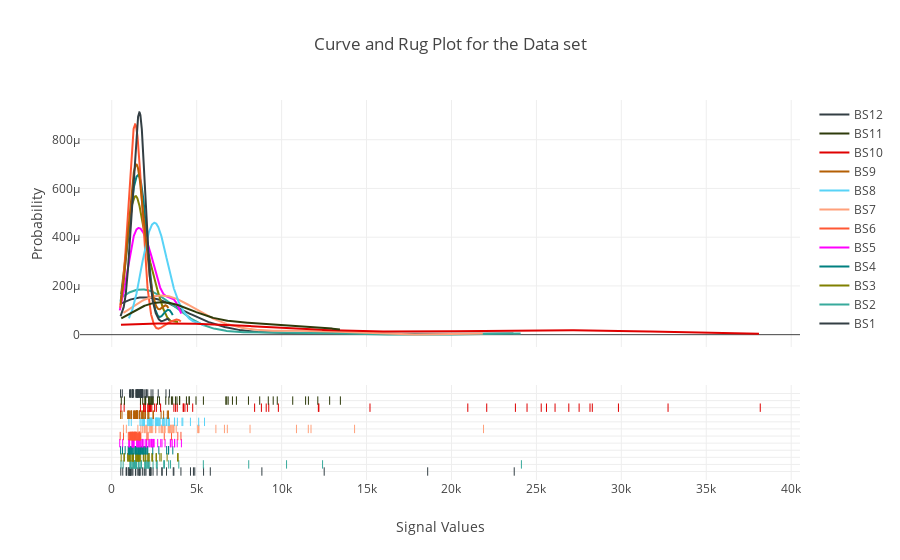

The notebook cell saved with this chart:
### Markdown cell above
As the Histogram plot shows, most of the Biosensor readings are within the range 0 and 5000. And only few biological sensors are able to record relatively high signal values (BS1,BS2,BS7,BS10,BS11). Hovering over the record will show sensors names, range of the values, and frequency for that particular value range of the sensor.

As stated only we are also interested in the discriminating capabiility of the sensor readings aside absolute value of the signal values

### Code cell
# filter out  the column 'Compounds'
MultiColumnData = OutputData.loc[:, OutputData.columns != 'Compounds'] 
                                                        

# convert each column to list and collect each accordingly    
A, B,C,D,E,F,G,H,I,J,K,L = MultiColumnData.T.values.tolist()


# collect column names
group_labels = MultiColumnData.columns.tolist()


# data for making plot. Collect each list of columns
# in a new list called hist_data
hist_data = [A, B,C,D,E,F,G,H,I,J,K,L]


# Colors to distinguish each column 
colors = ['#333F44', '#37AA9C', '#808000', '#008080', '#FF00FF',
          '#FF5733 ', '#FFA07A', '#58D3F7','#B45F04','#DF0101',
         '#2E3B0B']

# Create distplot with curve_type set to 'normal'
fig = ff.create_distplot(hist_data, group_labels, show_hist=False, colors=colors)

# Add layout
fig['layout'].update(title='Curve and Rug Plot for the Data set', xaxis = dict(
        title = 'Signal Values'
        ), yaxis = dict(
        title = 'Probability'
        ))

# Plot
offline.iplot(fig, filename='Curve and Rug')

### Figure 1 — Plotly figure (JSON) as saved in the notebook; plotly's stock layout.template omitted (floating-point values rounded to 4 significant figures; data arrays with more than 128 entries replaced by an {"elided": "..."} marker saying what was removed)
{"data": [{"legendgroup": "BS1", "marker": {"color": "#333F44"}, "mode": "lines", "name": "BS1", "showlegend": true, "type": "scatter", "uid": "7fc9c440-9ea1-11e8-be19-492bb5d509bd", "x": {"elided": "500 float values"}, "xaxis": "x", "y": {"elided": "500 float values"}, "yaxis": "y"}, {"legendgroup": "BS2", "marker": {"color": "#37AA9C"}, "mode": "lines", "name": "BS2", "showlegend": true, "type": "scatter", "uid": "7fc9c56c-9ea1-11e8-be19-492bb5d509bd", "x": {"elided": "500 float values"}, "xaxis": "x", "y": {"elided": "500 float values"}, "yaxis": "y"}, {"legendgroup": "BS3", "marker": {"color": "#808000"}, "mode": "lines", "name": "BS3", "showlegend": true, "type": "scatter", "uid": "7fc9c60c-9ea1-11e8-be19-492bb5d509bd", "x": {"elided": "500 float values"}, "xaxis": "x", "y": {"elided": "500 float values"}, "yaxis": "y"}, {"legendgroup": "BS4", "marker": {"color": "#008080"}, "mode": "lines", "name": "BS4", "showlegend": true, "type": "scatter", "uid": "7fc9c68e-9ea1-11e8-be19-492bb5d509bd", "x": {"elided": "500 float values"}, "xaxis": "x", "y": {"elided": "500 float values"}, "yaxis": "y"}, {"legendgroup": "BS5", "marker": {"color": "#FF00FF"}, "mode": "lines", "name": "BS5", "showlegend": true, "type": "scatter", "uid": "7fc9c710-9ea1-11e8-be19-492bb5d509bd", "x": {"elided": "500 float values"}, "xaxis": "x", "y": {"elided": "500 float values"}, "yaxis": "y"}, {"legendgroup": "BS6", "marker": {"color": "#FF5733 "}, "mode": "lines", "name": "BS6", "showlegend": true, "type": "scatter", "uid": "7fc9c788-9ea1-11e8-be19-492bb5d509bd", "x": {"elided": "500 float values"}, "xaxis": "x", "y": {"elided": "500 float values"}, "yaxis": "y"}, {"legendgroup": "BS7", "marker": {"color": "#FFA07A"}, "mode": "lines", "name": "BS7", "showlegend": true, "type": "scatter", "uid": "7fc9c800-9ea1-11e8-be19-492bb5d509bd", "x": {"elided": "500 float values"}, "xaxis": "x", "y": {"elided": "500 float values"}, "yaxis": "y"}, {"legendgroup": "BS8", "marker": {"color": "#58D3F7"}, "mode": "lines", "name": "BS8", "showlegend": true, "type": "scatter", "uid": "7fc9c878-9ea1-11e8-be19-492bb5d509bd", "x": {"elided": "500 float values"}, "xaxis": "x", "y": {"elided": "500 float values"}, "yaxis": "y"}, {"legendgroup": "BS9", "marker": {"color": "#B45F04"}, "mode": "lines", "name": "BS9", "showlegend": true, "type": "scatter", "uid": "7fc9c8f0-9ea1-11e8-be19-492bb5d509bd", "x": {"elided": "500 float values"}, "xaxis": "x", "y": {"elided": "500 float values"}, "yaxis": "y"}, {"legendgroup": "BS10", "marker": {"color": "#DF0101"}, "mode": "lines", "name": "BS10", "showlegend": true, "type": "scatter", "uid": "7fc9c95e-9ea1-11e8-be19-492bb5d509bd", "x": {"elided": "500 float values"}, "xaxis": "x", "y": {"elided": "500 float values"}, "yaxis": "y"}, {"legendgroup": "BS11", "marker": {"color": "#2E3B0B"}, "mode": "lines", "name": "BS11", "showlegend": true, "type": "scatter", "uid": "7fc9c9cc-9ea1-11e8-be19-492bb5d509bd", "x": {"elided": "500 float values"}, "xaxis": "x", "y": {"elided": "500 float values"}, "yaxis": "y"}, {"legendgroup": "BS12", "marker": {"color": "#333F44"}, "mode": "lines", "name": "BS12", "showlegend": true, "type": "scatter", "uid": "7fc9ca44-9ea1-11e8-be19-492bb5d509bd", "x": {"elided": "500 float values"}, "xaxis": "x", "y": {"elided": "500 float values"}, "yaxis": "y"}, {"legendgroup": "BS1", "marker": {"color": "#333F44", "symbol": "line-ns-open"}, "mode": "markers", "name": "BS1", "showlegend": false, "type": "scatter", "uid": "7fc9cabc-9ea1-11e8-be19-492bb5d509bd", "x": [1137, 1193, 2217, 1802, 1114, 1028, 1091, 1094, 1245, 869, 845, 967, 1030, 1018, 1412, 1648, 1395, 1535, 1650, 1663, 2666, 2945, 3657, 3620, 2256, 2268, 1907, 1952, 2431, 2969, 4887, 5405, 4635, 4072, 4809, 5801, 1587, 2014, 647, 531, 23694, 18599, 12507, 8838, 3224, 2310, 2301, 2278], "xaxis": "x", "y": ["BS1", "BS1", "BS1", "BS1", "BS1", "BS1", "BS1", "BS1", "BS1", "BS1", "BS1", "BS1", "BS1", "BS1", "BS1", "BS1", "BS1", "BS1", "BS1", "BS1", "BS1", "BS1", "BS1", "BS1", "BS1", "BS1", "BS1", "BS1", "BS1", "BS1", "BS1", "BS1", "BS1", "BS1", "BS1", "BS1", "BS1", "BS1", "BS1", "BS1", "BS1", "BS1", "BS1", "BS1", "BS1", "BS1", "BS1", "BS1"], "yaxis": "y2"}, {"legendgroup": "BS2", "marker": {"color": "#37AA9C", "symbol": "line-ns-open"}, "mode": "markers", "name": "BS2", "showlegend": false, "type": "scatter", "uid": "7fc9cb2a-9ea1-11e8-be19-492bb5d509bd", "x": [1279, 1584, 2676, 3102, 5391, 8063, 12411, 10291, 1318, 1196, 1186, 1097, 1110, 1101, 1474, 1380, 1385, 1336, 1370, 1251, 3058, 3353, 1091, 1070, 1454, 1439, 1418, 1408, 1601, 1676, 2113, 1999, 2625, 2235, 3947, 3460, 2061, 2431, 671, 543, 24118, 2141, 2165, 1969, 1992, 1939, 2003, 1750], "xaxis": "x", "y": ["BS2", "BS2", "BS2", "BS2", "BS2", "BS2", "BS2", "BS2", "BS2", "BS2", "BS2", "BS2", "BS2", "BS2", "BS2", "BS2", "BS2", "BS2", "BS2", "BS2", "BS2", "BS2", "BS2", "BS2", "BS2", "BS2", "BS2", "BS2", "BS2", "BS2", "BS2", "BS2", "BS2", "BS2", "BS2", "BS2", "BS2", "BS2", "BS2", "BS2", "BS2", "BS2", "BS2", "BS2", "BS2", "BS2", "BS2", "BS2"], "yaxis": "y2"}, {"legendgroup": "BS3", "marker": {"color": "#808000", "symbol": "line-ns-open"}, "mode": "markers", "name": "BS3", "showlegend": false, "type": "scatter", "uid": "7fc9cb98-9ea1-11e8-be19-492bb5d509bd", "x": [744, 940, 1234, 1239, 961, 1023, 1063, 966, 1474, 1261, 1112, 1038, 1185, 1264, 1651, 1576, 1417, 1614, 1489, 1557, 2831, 3910, 1276, 1255, 1502, 1422, 1603, 1599, 1856, 1874, 1974, 2204, 2631, 2175, 3873, 3259, 1524, 1702, 714, 553, 2909, 2361, 2386, 2084, 2606, 2407, 2134, 1964], "xaxis": "x", "y": ["BS3", "BS3", "BS3", "BS3", "BS3", "BS3", "BS3", "BS3", "BS3", "BS3", "BS3", "BS3", "BS3", "BS3", "BS3", "BS3", "BS3", "BS3", "BS3", "BS3", "BS3", "BS3", "BS3", "BS3", "BS3", "BS3", "BS3", "BS3", "BS3", "BS3", "BS3", "BS3", "BS3", "BS3", "BS3", "BS3", "BS3", "BS3", "BS3", "BS3", "BS3", "BS3", "BS3", "BS3", "BS3", "BS3", "BS3", "BS3"], "yaxis": "y2"}, {"legendgroup": "BS4", "marker": {"color": "#008080", "symbol": "line-ns-open"}, "mode": "markers", "name": "BS4", "showlegend": false, "type": "scatter", "uid": "7fc9cc10-9ea1-11e8-be19-492bb5d509bd", "x": [789, 1140, 1251, 1415, 975, 974, 1038, 1058, 1485, 1351, 1108, 1157, 1038, 1047, 1580, 1663, 1399, 1398, 1448, 1621, 3230, 3337, 1232, 1254, 1681, 1508, 1757, 1594, 1768, 1821, 1984, 2122, 2413, 2070, 3594, 3351, 1688, 1688, 632, 520, 2772, 2079, 2002, 1887, 1879, 1917, 1818, 1602], "xaxis": "x", "y": ["BS4", "BS4", "BS4", "BS4", "BS4", "BS4", "BS4", "BS4", "BS4", "BS4", "BS4", "BS4", "BS4", "BS4", "BS4", "BS4", "BS4", "BS4", "BS4", "BS4", "BS4", "BS4", "BS4", "BS4", "BS4", "BS4", "BS4", "BS4", "BS4", "BS4", "BS4", "BS4", "BS4", "BS4", "BS4", "BS4", "BS4", "BS4", "BS4", "BS4", "BS4", "BS4", "BS4", "BS4", "BS4", "BS4", "BS4", "BS4"], "yaxis": "y2"}, {"legendgroup": "BS5", "marker": {"color": "#FF00FF", "symbol": "line-ns-open"}, "mode": "markers", "name": "BS5", "showlegend": false, "type": "scatter", "uid": "7fc9cc7e-9ea1-11e8-be19-492bb5d509bd", "x": [1297, 1571, 1312, 1218, 1026, 1003, 1240, 1248, 1231, 1642, 1055, 1270, 1193, 1197, 1769, 1811, 1652, 1540, 2235, 2028, 2957, 3694, 1462, 1520, 1804, 1700, 2018, 2030, 2496, 2301, 2348, 2704, 4100, 3559, 3853, 3480, 1889, 2178, 643, 470, 3708, 3446, 3137, 2885, 2455, 2350, 2388, 2065], "xaxis": "x", "y": ["BS5", "BS5", "BS5", "BS5", "BS5", "BS5", "BS5", "BS5", "BS5", "BS5", "BS5", "BS5", "BS5", "BS5", "BS5", "BS5", "BS5", "BS5", "BS5", "BS5", "BS5", "BS5", "BS5", "BS5", "BS5", "BS5", "BS5", "BS5", "BS5", "BS5", "BS5", "BS5", "BS5", "BS5", "BS5", "BS5", "BS5", "BS5", "BS5", "BS5", "BS5", "BS5", "BS5", "BS5", "BS5", "BS5", "BS5", "BS5"], "yaxis": "y2"}, {"legendgroup": "BS6", "marker": {"color": "#FF5733 ", "symbol": "line-ns-open"}, "mode": "markers", "name": "BS6", "showlegend": false, "type": "scatter", "uid": "7fc9ccf6-9ea1-11e8-be19-492bb5d509bd", "x": [1262, 976, 1562, 1398, 1059, 1058, 1219, 1154, 1334, 1482, 1099, 1099, 1193, 1141, 1656, 1535, 1546, 1331, 1399, 1224, 3516, 4073, 1150, 1237, 1616, 1502, 1364, 1292, 1331, 1363, 1611, 1711, 2136, 2070, 3889, 3091, 1289, 1447, 691, 496, 1642, 1647, 1399, 1601, 1642, 1690, 1444, 1200], "xaxis": "x", "y": ["BS6", "BS6", "BS6", "BS6", "BS6", "BS6", "BS6", "BS6", "BS6", "BS6", "BS6", "BS6", "BS6", "BS6", "BS6", "BS6", "BS6", "BS6", "BS6", "BS6", "BS6", "BS6", "BS6", "BS6", "BS6", "BS6", "BS6", "BS6", "BS6", "BS6", "BS6", "BS6", "BS6", "BS6", "BS6", "BS6", "BS6", "BS6", "BS6", "BS6", "BS6", "BS6", "BS6", "BS6", "BS6", "BS6", "BS6", "BS6"], "yaxis": "y2"}, {"legendgroup": "BS7", "marker": {"color": "#FFA07A", "symbol": "line-ns-open"}, "mode": "markers", "name": "BS7", "showlegend": false, "type": "scatter", "uid": "7fc9cd64-9ea1-11e8-be19-492bb5d509bd", "x": [1798, 1710, 2572, 2410, 1538, 1913, 1911, 2275, 2596, 2341, 2087, 2005, 2209, 2031, 3629, 3793, 3322, 3544, 3346, 3666, 10874, 11730, 3085, 2901, 3412, 3535, 3091, 2982, 3109, 3140, 5102, 6804, 5061, 5134, 8141, 6634, 2940, 3397, 859, 687, 21887, 6130, 3404, 3596, 11571, 14295, 3463, 2786], "xaxis": "x", "y": ["BS7", "BS7", "BS7", "BS7", "BS7", "BS7", "BS7", "BS7", "BS7", "BS7", "BS7", "BS7", "BS7", "BS7", "BS7", "BS7", "BS7", "BS7", "BS7", "BS7", "BS7", "BS7", "BS7", "BS7", "BS7", "BS7", "BS7", "BS7", "BS7", "BS7", "BS7", "BS7", "BS7", "BS7", "BS7", "BS7", "BS7", "BS7", "BS7", "BS7", "BS7", "BS7", "BS7", "BS7", "BS7", "BS7", "BS7", "BS7"], "yaxis": "y2"}, {"legendgroup": "BS8", "marker": {"color": "#58D3F7", "symbol": "line-ns-open"}, "mode": "markers", "name": "BS8", "showlegend": false, "type": "scatter", "uid": "7fc9cdd2-9ea1-11e8-be19-492bb5d509bd", "x": [1798, 1723, 3861, 3691, 1845, 1660, 1879, 1912, 2623, 2565, 2219, 1924, 1913, 2157, 2428, 3031, 3088, 2815, 2741, 2688, 3699, 4133, 2215, 2098, 2290, 2635, 2712, 2853, 2981, 3067, 3199, 3215, 3337, 3395, 5461, 5118, 2609, 2263, 1149, 1008, 4631, 4183, 3247, 2732, 2597, 2353, 2358, 2318], "xaxis": "x", "y": ["BS8", "BS8", "BS8", "BS8", "BS8", "BS8", "BS8", "BS8", "BS8", "BS8", "BS8", "BS8", "BS8", "BS8", "BS8", "BS8", "BS8", "BS8", "BS8", "BS8", "BS8", "BS8", "BS8", "BS8", "BS8", "BS8", "BS8", "BS8", "BS8", "BS8", "BS8", "BS8", "BS8", "BS8", "BS8", "BS8", "BS8", "BS8", "BS8", "BS8", "BS8", "BS8", "BS8", "BS8", "BS8", "BS8", "BS8", "BS8"], "yaxis": "y2"}, {"legendgroup": "BS9", "marker": {"color": "#B45F04", "symbol": "line-ns-open"}, "mode": "markers", "name": "BS9", "showlegend": false, "type": "scatter", "uid": "7fc9ce4a-9ea1-11e8-be19-492bb5d509bd", "x": [943, 952, 1456, 1431, 993, 1015, 1012, 1055, 1431, 1499, 1144, 1125, 1170, 1157, 1494, 1464, 1540, 1329, 1502, 1288, 3338, 3053, 1467, 1330, 1638, 1639, 1637, 1736, 1988, 1907, 2128, 2427, 2904, 2189, 3315, 3270, 1509, 1400, 603, 517, 2454, 2141, 1806, 1890, 1319, 1840, 1769, 1502], "xaxis": "x", "y": ["BS9", "BS9", "BS9", "BS9", "BS9", "BS9", "BS9", "BS9", "BS9", "BS9", "BS9", "BS9", "BS9", "BS9", "BS9", "BS9", "BS9", "BS9", "BS9", "BS9", "BS9", "BS9", "BS9", "BS9", "BS9", "BS9", "BS9", "BS9", "BS9", "BS9", "BS9", "BS9", "BS9", "BS9", "BS9", "BS9", "BS9", "BS9", "BS9", "BS9", "BS9", "BS9", "BS9", "BS9", "BS9", "BS9", "BS9", "BS9"], "yaxis": "y2"}, {"legendgroup": "BS10", "marker": {"color": "#DF0101", "symbol": "line-ns-open"}, "mode": "markers", "name": "BS10", "showlegend": false, "type": "scatter", "uid": "7fc9ceb8-9ea1-11e8-be19-492bb5d509bd", "x": [3657, 3757, 4765, 4307, 2875, 2627, 2358, 2239, 2524, 2274, 1888, 1962, 1881, 1688, 2302, 2215, 2147, 2124, 2224, 1971, 3855, 4218, 22075, 20961, 9808, 9242, 23764, 25593, 28291, 26908, 28156, 27515, 29830, 26098, 8410, 8810, 4452, 4205, 729, 541, 24449, 38179, 32751, 25284, 15203, 12163, 12194, 9093], "xaxis": "x", "y": ["BS10", "BS10", "BS10", "BS10", "BS10", "BS10", "BS10", "BS10", "BS10", "BS10", "BS10", "BS10", "BS10", "BS10", "BS10", "BS10", "BS10", "BS10", "BS10", "BS10", "BS10", "BS10", "BS10", "BS10", "BS10", "BS10", "BS10", "BS10", "BS10", "BS10", "BS10", "BS10", "BS10", "BS10", "BS10", "BS10", "BS10", "BS10", "BS10", "BS10", "BS10", "BS10", "BS10", "BS10", "BS10", "BS10", "BS10", "BS10"], "yaxis": "y2"}, {"legendgroup": "BS11", "marker": {"color": "#2E3B0B", "symbol": "line-ns-open"}, "mode": "markers", "name": "BS11", "showlegend": false, "type": "scatter", "uid": "7fc9cf26-9ea1-11e8-be19-492bb5d509bd", "x": [8710, 8048, 7338, 6714, 4563, 3582, 3987, 3360, 2301, 2196, 1946, 1996, 1823, 1689, 2437, 2361, 2256, 2181, 2187, 1991, 2812, 2695, 2412, 2358, 5396, 4959, 9216, 10654, 11412, 12130, 13460, 12828, 9744, 6768, 4000, 3751, 4396, 3990, 747, 560, 7106, 11578, 9505, 6854, 4552, 3840, 3514, 3179], "xaxis": "x", "y": ["BS11", "BS11", "BS11", "BS11", "BS11", "BS11", "BS11", "BS11", "BS11", "BS11", "BS11", "BS11", "BS11", "BS11", "BS11", "BS11", "BS11", "BS11", "BS11", "BS11", "BS11", "BS11", "BS11", "BS11", "BS11", "BS11", "BS11", "BS11", "BS11", "BS11", "BS11", "BS11", "BS11", "BS11", "BS11", "BS11", "BS11", "BS11", "BS11", "BS11", "BS11", "BS11", "BS11", "BS11", "BS11", "BS11", "BS11", "BS11"], "yaxis": "y2"}, {"legendgroup": "BS12", "marker": {"color": "#333F44", "symbol": "line-ns-open"}, "mode": "markers", "name": "BS12", "showlegend": false, "type": "scatter", "uid": "7fc9cf8a-9ea1-11e8-be19-492bb5d509bd", "x": [1111, 1222, 1569, 1488, 1047, 1192, 1113, 1221, 1526, 1687, 1235, 1286, 1207, 1233, 1608, 1544, 1544, 1455, 1504, 1435, 2735, 2423, 1523, 1422, 1750, 1762, 1739, 1801, 1946, 1816, 2119, 2021, 2314, 2053, 3395, 3191, 1658, 1681, 620, 517, 1813, 1767, 1787, 1843, 1750, 1710, 1642, 1682], "xaxis": "x", "y": ["BS12", "BS12", "BS12", "BS12", "BS12", "BS12", "BS12", "BS12", "BS12", "BS12", "BS12", "BS12", "BS12", "BS12", "BS12", "BS12", "BS12", "BS12", "BS12", "BS12", "BS12", "BS12", "BS12", "BS12", "BS12", "BS12", "BS12", "BS12", "BS12", "BS12", "BS12", "BS12", "BS12", "BS12", "BS12", "BS12", "BS12", "BS12", "BS12", "BS12", "BS12", "BS12", "BS12", "BS12", "BS12", "BS12", "BS12", "BS12"], "yaxis": "y2"}], "layout": {"barmode": "overlay", "hovermode": "closest", "legend": {"traceorder": "reversed"}, "title": "Curve and Rug Plot for the Data set", "xaxis": {"anchor": "y2", "domain": [0, 1], "title": "Signal Values", "zeroline": false}, "yaxis": {"anchor": "free", "domain": [0.35, 1], "position": 0, "title": "Probability"}, "yaxis2": {"anchor": "x", "domain": [0, 0.25], "dtick": 1, "showticklabels": false}}}
